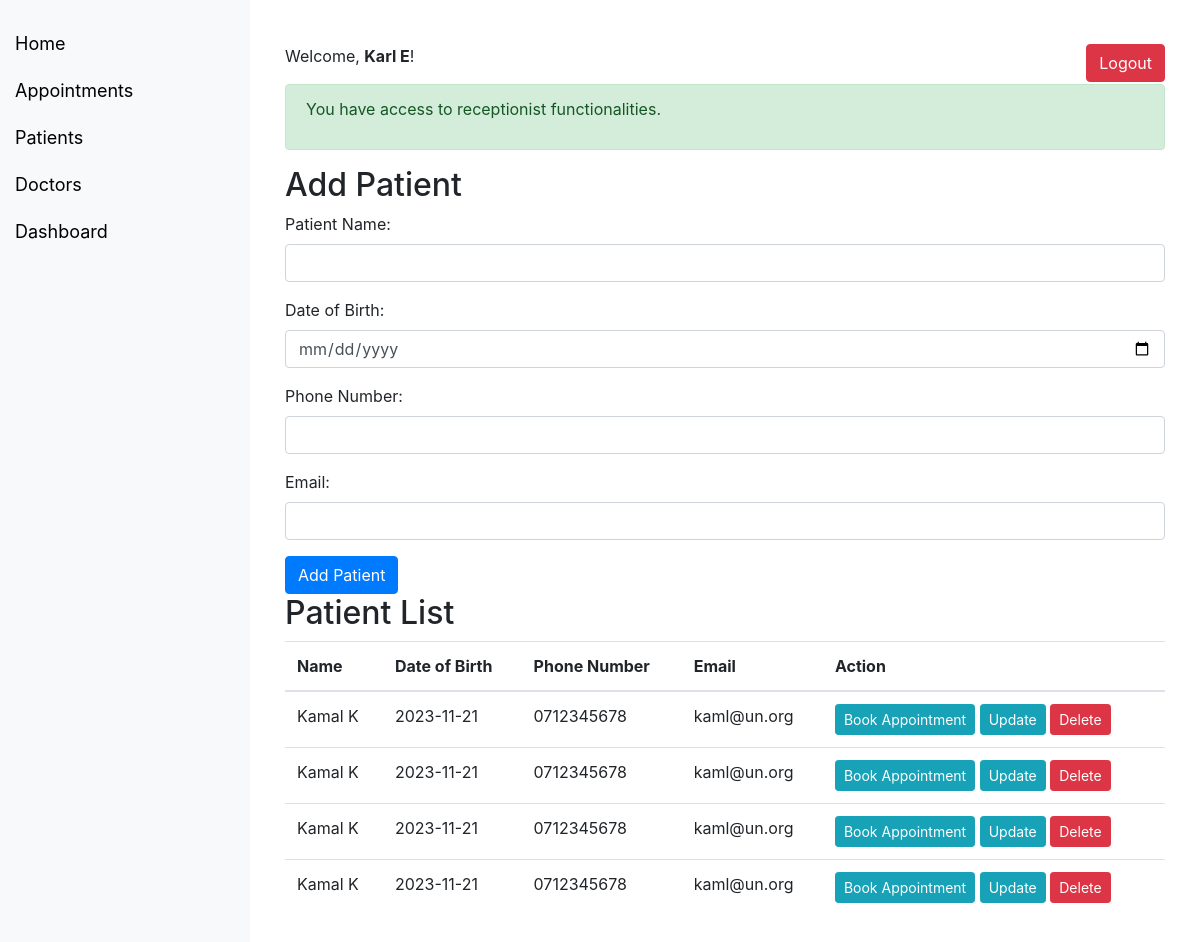
Screenshot of /sysassigment/reception.php (signed in) with the database file from the repository.
### tables this page shows
CREATE TABLE `patients` (
  `patient_id` int(11) NOT NULL,
  `patient_name` varchar(100) NOT NULL,
  `dob` date NOT NULL,
  `phone_number` varchar(20) DEFAULT NULL,
  `email` varchar(100) DEFAULT NULL
);

### sysassigment/reception.php (the view, shortened to what this page needs)
<?php
include('conn.php');
?>
<!DOCTYPE html>
<html>
<head>
    <link rel="stylesheet" href="https://stackpath.bootstrapcdn.com/bootstrap/4.5.2/css/bootstrap.min.css">
</head>
<body>
    <div class="sidebar">
        <ul class="nav flex-column">
            <li class="nav-item">
                <a class="nav-link active" href="reception.php">Home</a>
            </li>
            <li class="nav-item">
                <a class="nav-link" href="appointments.php">Appointments</a>
            </li>
            <li class="nav-item">
                <a class="nav-link" href="reception.php">Patients</a>
            </li>
            <li class="nav-item">
                <a class="nav-link" href="doctors.php">Doctors</a>
            </li>
            <li class="nav-item">
                <a class="nav-link" href="dashboard.php">Dashboard</a>
            </li>
        </ul>
    </div>
     <div class="content">
    <div class="container mt-4">
        <div class="row">
            <div class="col-md-6">
                <p>Welcome, <strong><?php echo $_SESSION['username']; ?></strong>!</p>
            </div>
            <div class="col-md-6 text-md-right">
                <a href="logout.php" class="btn btn-danger">Logout</a>
            </div>
        </div>
        <div class="alert alert-success" role="alert">
           <p>You have access to receptionist functionalities.</p>
        </div>
        <h2>Add Patient</h2>
        <form method="post" action="reception.php">
            <div class="form-group">
                <label for="patient_name">Patient Name:</label>
                <input type="text" class="form-control" id="patient_name" name="patient_name" required>
            </div>
            <div class="form-group">
                <label for="dob">Date of Birth:</label>
                <input type="date" class="form-control" id="dob" name="dob" required>
            </div>
            <div class="form-group">
                <label for="phone_number">Phone Number:</label>
                <input type="text" class="form-control" id="phone_number" name="phone_number">
            </div>
            <div class="form-group">
                <label for="email">Email:</label>
                <input type="email" class="form-control" id="email" name="email">
            </div>
            <button type="submit" class="btn btn-primary" name="add_patient" onclick="showNotification()">Add Patient</button>
        </form>
        <h2>Patient List</h2>
        <table class="table">
            <thead>
                <tr>
                    <th>Name</th>
                    <th>Date of Birth</th>
                    <th>Phone Number</th>
                    <th>Email</th>
                    <th>Action</th>
                </tr>
            </thead>
            <tbody>
                <?php
                $sql = "SELECT * FROM patients";
                $result = $conn->query($sql);
                if ($result->num_rows > 0) {
                    while ($row = $result->fetch_assoc()) {
                        ?>
                        <tr>
                            <td><?php echo $row['patient_name']; ?></td>
                            <td><?php echo $row['dob']; ?></td>
                            <td><?php echo $row['phone_number']; ?></td>
                            <td><?php echo $row['email']; ?></td>
                            <td>
                                <a href="appointment_booking.php?email=<?php echo $row['email']; ?>&patient=<?php echo $row['patient_name']; ?>" class="btn btn-info btn-sm">Book Appointment</a>
                                <a href="update_patient.php?email=<?php echo $row['email']; ?>" class="btn btn-info btn-sm">Update</a>
                                <a href="reception.php?delete_id=<?php echo $row['email']; ?>" class="btn btn-danger btn-sm">Delete</a>
                            </td>
                        </tr>
                        <?php
                    }
                } else {
                    echo "0 results";
                }
                ?>
            </tbody>
        </table>
    </div>
</div>
    </body>
</html>

### sysassigment/reception.php (style rules this page uses)
.sidebar { height: 100%; width: 250px; position: fixed; top: 0; left: 0; background-color: #f8f9fa; padding-top: 20px; }
.sidebar a { padding: 10px 15px; text-decoration: none; font-size: 18px; color: black; display: block; }
.content { margin-left: 250px; padding: 20px; }

### rows the page displays
patients: patient_name "Kamal K", dob "2023-11-21", phone_number "0712345678", email "kaml@un.org"
patients: patient_name "Kamal K", dob "2023-11-21", phone_number "0712345678", email "kaml@un.org"
patients: patient_name "Kamal K", dob "2023-11-21", phone_number "0712345678", email "kaml@un.org"
patients: patient_name "Kamal K", dob "2023-11-21", phone_number "0712345678", email "kaml@un.org"

### other values shown
$_SESSION['username'] "Karl E"
